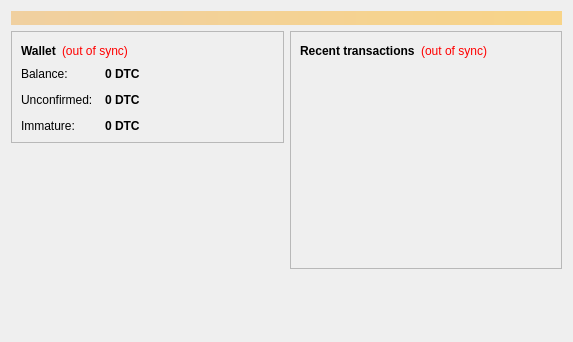
<?xml version="1.0" encoding="UTF-8"?>
<ui version="4.0">
 <class>OverviewPage</class>
 <widget class="QWidget" name="OverviewPage">
  <property name="geometry">
   <rect>
    <x>0</x>
    <y>0</y>
    <width>573</width>
    <height>342</height>
   </rect>
  </property>
  <property name="windowTitle">
   <string>Form</string>
  </property>
  <layout class="QVBoxLayout" name="topLayout">
   <item>
    <widget class="QLabel" name="labelAlerts">
     <property name="visible">
      <bool>false</bool>
     </property>
     <property name="styleSheet">
      <string notr="true">background-color: qlineargradient(x1: 0, y1: 0, x2: 1, y2: 0, stop:0 #F0D0A0, stop:1 #F8D488); color:#000000;</string>
     </property>
     <property name="wordWrap">
      <bool>true</bool>
     </property>
     <property name="margin">
      <number>3</number>
     </property>
    </widget>
   </item>
   <item>
    <layout class="QHBoxLayout" name="horizontalLayout" stretch="1,1">
     <item>
      <layout class="QVBoxLayout" name="verticalLayout_2">
       <item>
        <widget class="QFrame" name="frame">
         <property name="frameShape">
          <enum>QFrame::StyledPanel</enum>
         </property>
         <property name="frameShadow">
          <enum>QFrame::Raised</enum>
         </property>
         <layout class="QVBoxLayout" name="verticalLayout_4">
          <item>
           <layout class="QHBoxLayout" name="horizontalLayout_4">
            <item>
             <widget class="QLabel" name="label_5">
              <property name="font">
               <font>
                <weight>75</weight>
                <bold>true</bold>
               </font>
              </property>
              <property name="text">
               <string>Wallet</string>
              </property>
             </widget>
            </item>
            <item>
             <widget class="QLabel" name="labelWalletStatus">
              <property name="toolTip">
               <string>The displayed information may be out of date. Your wallet automatically synchronizes with the Datacoin network after a connection is established, but this process has not completed yet.</string>
              </property>
              <property name="styleSheet">
               <string notr="true">QLabel { color: red; }</string>
              </property>
              <property name="text">
               <string notr="true">(out of sync)</string>
              </property>
              <property name="alignment">
               <set>Qt::AlignLeading|Qt::AlignLeft|Qt::AlignVCenter</set>
              </property>
             </widget>
            </item>
            <item>
             <spacer name="horizontalSpacer_2">
              <property name="orientation">
               <enum>Qt::Horizontal</enum>
              </property>
              <property name="sizeHint" stdset="0">
               <size>
                <width>40</width>
                <height>20</height>
               </size>
              </property>
             </spacer>
            </item>
           </layout>
          </item>
          <item>
           <layout class="QFormLayout" name="formLayout_2">
            <property name="fieldGrowthPolicy">
             <enum>QFormLayout::AllNonFixedFieldsGrow</enum>
            </property>
            <property name="horizontalSpacing">
             <number>12</number>
            </property>
            <property name="verticalSpacing">
             <number>12</number>
            </property>
            <item row="0" column="0">
             <widget class="QLabel" name="label">
              <property name="text">
               <string>Balance:</string>
              </property>
             </widget>
            </item>
            <item row="0" column="1">
             <widget class="QLabel" name="labelBalance">
              <property name="font">
               <font>
                <weight>75</weight>
                <bold>true</bold>
               </font>
              </property>
              <property name="cursor">
               <cursorShape>IBeamCursor</cursorShape>
              </property>
              <property name="toolTip">
               <string>Your current balance</string>
              </property>
              <property name="text">
               <string notr="true">0 DTC</string>
              </property>
              <property name="textInteractionFlags">
               <set>Qt::LinksAccessibleByMouse|Qt::TextSelectableByKeyboard|Qt::TextSelectableByMouse</set>
              </property>
             </widget>
            </item>
            <item row="1" column="0">
             <widget class="QLabel" name="label_3">
              <property name="text">
               <string>Unconfirmed:</string>
              </property>
             </widget>
            </item>
            <item row="1" column="1">
             <widget class="QLabel" name="labelUnconfirmed">
              <property name="font">
               <font>
                <weight>75</weight>
                <bold>true</bold>
               </font>
              </property>
              <property name="cursor">
               <cursorShape>IBeamCursor</cursorShape>
              </property>
              <property name="toolTip">
               <string>Total of transactions that have yet to be confirmed, and do not yet count toward the current balance</string>
              </property>
              <property name="text">
               <string notr="true">0 DTC</string>
              </property>
              <property name="textInteractionFlags">
               <set>Qt::LinksAccessibleByMouse|Qt::TextSelectableByKeyboard|Qt::TextSelectableByMouse</set>
              </property>
             </widget>
            </item>
            <item row="2" column="0">
             <widget class="QLabel" name="labelImmatureText">
              <property name="text">
               <string>Immature:</string>
              </property>
             </widget>
            </item>
            <item row="2" column="1">
             <widget class="QLabel" name="labelImmature">
              <property name="font">
               <font>
                <weight>75</weight>
                <bold>true</bold>
               </font>
              </property>
              <property name="toolTip">
               <string>Mined balance that has not yet matured</string>
              </property>
              <property name="text">
               <string notr="true">0 DTC</string>
              </property>
              <property name="textInteractionFlags">
               <set>Qt::LinksAccessibleByMouse|Qt::TextSelectableByKeyboard|Qt::TextSelectableByMouse</set>
              </property>
             </widget>
            </item>
           </layout>
          </item>
         </layout>
        </widget>
       </item>
       <item>
        <spacer name="verticalSpacer">
         <property name="orientation">
          <enum>Qt::Vertical</enum>
         </property>
         <property name="sizeHint" stdset="0">
          <size>
           <width>20</width>
           <height>40</height>
          </size>
         </property>
        </spacer>
       </item>
      </layout>
     </item>
     <item>
      <layout class="QVBoxLayout" name="verticalLayout_3">
       <item>
        <widget class="QFrame" name="frame_2">
         <property name="frameShape">
          <enum>QFrame::StyledPanel</enum>
         </property>
         <property name="frameShadow">
          <enum>QFrame::Raised</enum>
         </property>
         <layout class="QVBoxLayout" name="verticalLayout">
          <item>
           <layout class="QHBoxLayout" name="horizontalLayout_2">
            <item>
             <widget class="QLabel" name="label_4">
              <property name="text">
               <string>&lt;b&gt;Recent transactions&lt;/b&gt;</string>
              </property>
             </widget>
            </item>
            <item>
             <widget class="QLabel" name="labelTransactionsStatus">
              <property name="toolTip">
               <string>The displayed information may be out of date. Your wallet automatically synchronizes with the Datacoin network after a connection is established, but this process has not completed yet.</string>
              </property>
              <property name="styleSheet">
               <string notr="true">QLabel { color: red; }</string>
              </property>
              <property name="text">
               <string notr="true">(out of sync)</string>
              </property>
              <property name="alignment">
               <set>Qt::AlignRight|Qt::AlignTrailing|Qt::AlignVCenter</set>
              </property>
             </widget>
            </item>
            <item>
             <spacer name="horizontalSpacer">
              <property name="orientation">
               <enum>Qt::Horizontal</enum>
              </property>
              <property name="sizeHint" stdset="0">
               <size>
                <width>40</width>
                <height>20</height>
               </size>
              </property>
             </spacer>
            </item>
           </layout>
          </item>
          <item>
           <widget class="QListView" name="listTransactions">
            <property name="styleSheet">
             <string notr="true">QListView { background: transparent; }</string>
            </property>
            <property name="frameShape">
             <enum>QFrame::NoFrame</enum>
            </property>
            <property name="verticalScrollBarPolicy">
             <enum>Qt::ScrollBarAlwaysOff</enum>
            </property>
            <property name="horizontalScrollBarPolicy">
             <enum>Qt::ScrollBarAlwaysOff</enum>
            </property>
            <property name="selectionMode">
             <enum>QAbstractItemView::NoSelection</enum>
            </property>
           </widget>
          </item>
         </layout>
        </widget>
       </item>
       <item>
        <spacer name="verticalSpacer_2">
         <property name="orientation">
          <enum>Qt::Vertical</enum>
         </property>
         <property name="sizeHint" stdset="0">
          <size>
           <width>20</width>
           <height>40</height>
          </size>
         </property>
        </spacer>
       </item>
      </layout>
     </item>
    </layout>
   </item>
  </layout>
 </widget>
 <resources/>
 <connections/>
</ui>
